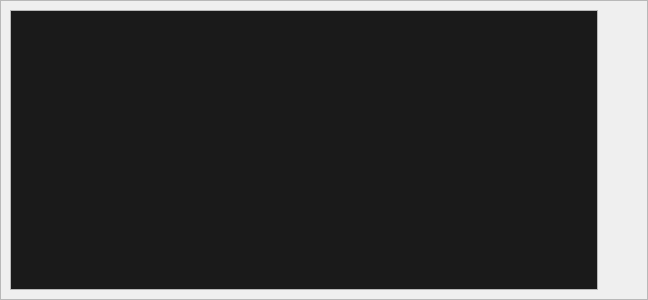
<?xml version="1.0" encoding="UTF-8"?>
<ui version="4.0">
 <class>ListWidget</class>
 <widget class="QWidget" name="ListWidget">
  <property name="geometry">
   <rect>
    <x>0</x>
    <y>0</y>
    <width>648</width>
    <height>300</height>
   </rect>
  </property>
  <property name="windowTitle">
   <string>Form</string>
  </property>
  <layout class="QVBoxLayout" name="verticalLayout">
   <property name="spacing">
    <number>0</number>
   </property>
   <property name="leftMargin">
    <number>0</number>
   </property>
   <property name="topMargin">
    <number>0</number>
   </property>
   <property name="rightMargin">
    <number>0</number>
   </property>
   <property name="bottomMargin">
    <number>0</number>
   </property>
   <item>
    <widget class="QFrame" name="frameBackground">
     <property name="frameShape">
      <enum>QFrame::StyledPanel</enum>
     </property>
     <property name="frameShadow">
      <enum>QFrame::Raised</enum>
     </property>
     <layout class="QVBoxLayout" name="verticalLayout_2">
      <item>
       <layout class="QHBoxLayout" name="horizontalLayout" stretch="1,0">
        <item>
         <widget class="QScrollArea" name="scrollArea">
          <property name="styleSheet">
           <string notr="true">QWidget#scrollAreaWidgetContents{
background-color:#1A1A1A  ;
color:white;
border:none;
}

</string>
          </property>
          <property name="widgetResizable">
           <bool>true</bool>
          </property>
          <widget class="QWidget" name="scrollAreaWidgetContents">
           <property name="geometry">
            <rect>
             <x>0</x>
             <y>0</y>
             <width>578</width>
             <height>276</height>
            </rect>
           </property>
           <property name="styleSheet">
            <string notr="true">QLabel{
font: 75 11pt &quot;宋体&quot;;
}

</string>
           </property>
          </widget>
         </widget>
        </item>
        <item>
         <spacer name="horizontalSpacer">
          <property name="orientation">
           <enum>Qt::Horizontal</enum>
          </property>
          <property name="sizeHint" stdset="0">
           <size>
            <width>40</width>
            <height>20</height>
           </size>
          </property>
         </spacer>
        </item>
       </layout>
      </item>
     </layout>
    </widget>
   </item>
  </layout>
 </widget>
 <resources/>
 <connections/>
</ui>
